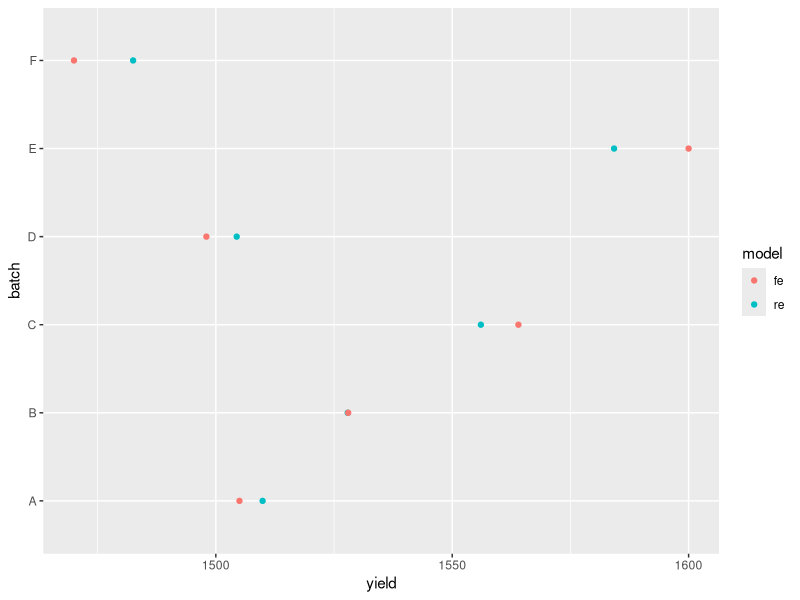

Recreate this plot in R.
## ---- chunk 1
library(lme4)
fit_fe <- lm(Yield~Batch,Dyestuff)
c(fit_fe$coefficients[1],
  fit_fe$coefficients[1]+
    fit_fe$coefficients[2:6])
tapply(Dyestuff$Yield, Dyestuff$Batch, mean)
## ---- chunk 2
summary(fit_re <- lmer(Yield~(1|Batch),Dyestuff))
## ---- chunk 3
predict(fit_re,newdata=data.frame(Batch=LETTERS[1:6]))
c(fixef(fit_re)+ranef(fit_re)$Batch)[[1]]
## ---- chunk 4
library(tidyverse)
tibble(re=predict(fit_re,newdata=data.frame(Batch=LETTERS[1:6])),
       fe=predict(fit_fe,newdata=data.frame(Batch=LETTERS[1:6])),
       batch=LETTERS[1:6]) |>
  gather(key,value,-batch) |>
  ggplot(aes(x=value,y=batch,color=key)) + 
  geom_point() + labs(x="yield",color="model")
## ---- chunk 5
(1/6 * sum((arm::se.ranef(fit_re)$Batch)^2)) +
  var(ranef(fit_re)$Batch)
# The Variance of the Residual is the within-subject variance
mean(tapply(Dyestuff$Yield, Dyestuff$Batch, var))
## ---- chunk 6
lmer(Yield~(1|Batch),Dyestuff2)
## ---- chunk 7
lmer(mpg~hp+(1|cyl),mtcars)
## ---- chunk 8
re_mtcars<-lmer(mpg ~ hp + (1 + hp|cyl), mtcars)
## ---- chunk 9
fe_mtcars<-lm(mpg ~ hp*factor(cyl), mtcars)
## ---- chunk 10
fixef(re_mtcars)[1]+ranef(re_mtcars)$cyl[,1]
c(coef(fe_mtcars)[1],coef(fe_mtcars)[1]+coef(fe_mtcars)[3:4])
## ---- chunk 11
fixef(re_mtcars)[2]+ranef(re_mtcars)$cyl[,2]
c(coef(fe_mtcars)[2],coef(fe_mtcars)[2]+coef(fe_mtcars)[5:6])
